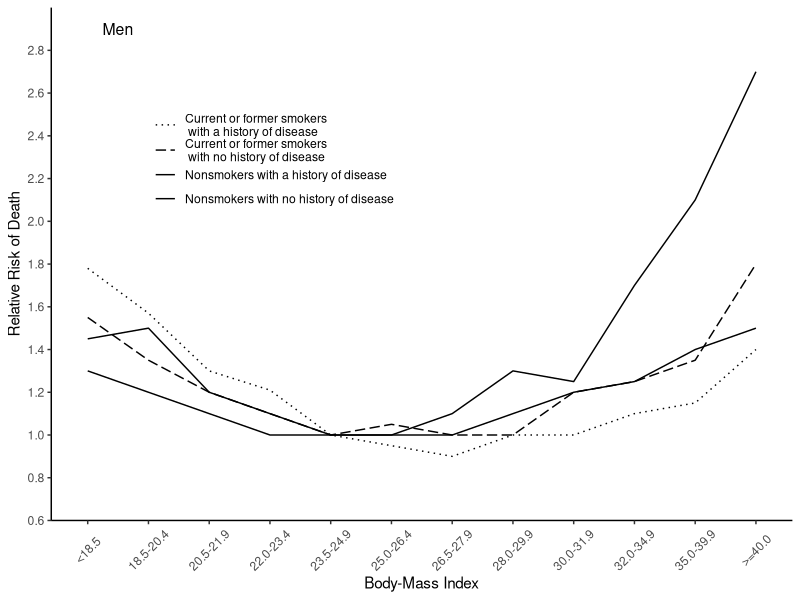
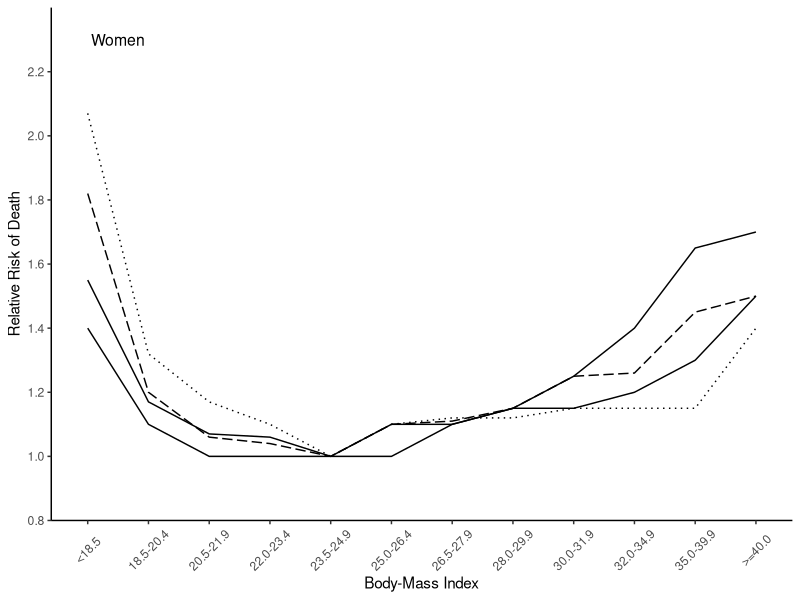

The R source for these figures, in order: (Note: this script raises an error after producing the figures.)
library(ggplot2)
library(reshape2)
library(gridExtra)

this_base <- "fig07-29_body-mass-data-comparing-panels"

bmi <- c("<18.5", "18.5-20.4", "20.5-21.9", "22.0-23.4", 
         "23.5-24.9", "25.0-26.4", "26.5-27.9", "28.0-29.9", 
         "30.0-31.9", "32.0-34.9", "35.0-39.9", ">=40.0")

my_data_men <- 
  data.frame(
    bmi = factor(bmi, bmi),
    cfs_hd = c(1.78, 1.57, 1.30, 1.21, 1.0, 0.95,
               0.90, 1.0, 1.0, 1.1, 1.15, 1.4),
    cfs_nhd = c(1.55, 1.35, 1.20, 1.1, 1.0, 1.05, 
                1.0, 1.0, 1.2, 1.25, 1.35, 1.8),
    ns_hd = c(1.45, 1.5, 1.2, 1.1, 1.0, 1.0, 1.0, 
              1.1, 1.2, 1.25, 1.4, 1.5),
    ns_nhd = c(1.3, 1.2, 1.1, 1.0, 1.0, 1.0, 1.1, 
               1.3, 1.25, 1.7, 2.1, 2.7))

my_data_women <- 
  data.frame(
    bmi = factor(bmi, bmi),
    cfs_hd = c(2.07, 1.32, 1.17, 1.1, 1.0, 1.1, 
               1.12, 1.12, 1.15, 1.15, 1.15, 1.4),
    cfs_nhd = c(1.82, 1.2, 1.06, 1.04, 1.0, 1.1, 
                1.11, 1.15, 1.25, 1.26, 1.45, 1.5),
    ns_hd = c(1.55, 1.17, 1.07, 1.06, 1.0, 1.1, 
              1.1, 1.15, 1.15, 1.2, 1.3, 1.5),
    ns_nhd = c(1.4, 1.1, 1.0, 1.0, 1.0, 1.0, 1.1, 
               1.15, 1.25, 1.4, 1.65, 1.7))

my_data_men_long <- melt(my_data_men, id = "bmi",
                         variable.name = "risk_grp", value.name = "rrod")
my_data_women_long <- melt(my_data_women, id = "bmi",
                           variable.name = "risk_grp", value.name = "rrod")

legend_labs = c("Current or former smokers\n with a history of disease",
                "Current or former smokers\n with no history of disease",
                "Nonsmokers with a history of disease",
                "Nonsmokers with no history of disease")

p1 <- ggplot(my_data_men_long, aes(x = bmi, y = rrod, group = risk_grp)) +
  geom_line(aes(linetype = risk_grp)) +
  annotate("text", x = 1.5, y = 2.9, size = 4, label = "Men") +
  scale_linetype_manual(values = c("dotted", "longdash", "solid", "solid"),
                        labels = legend_labs) + 
  scale_y_continuous(breaks = seq(0.6, 2.8, 0.2), limits = c(0.6, 3.0), 
                     expand = c(0, 0)) +
  labs(x = "Body-Mass Index", y = "Relative Risk of Death") +
  theme_classic() +
  theme(panel.grid.major = element_blank(),
        panel.grid.minor = element_blank(),
        plot.title = element_text(size = rel(1.5), face = "bold", vjust = 1.5),
        axis.text.x = element_text(angle = 45, vjust = 0.5),
        legend.position = c(0.3, 0.7), # relative to plot region
        legend.title = element_blank(),
        legend.key = element_blank())
p1

p2 <- ggplot(my_data_women_long, aes(x = bmi, y = rrod, group = risk_grp)) +
  geom_line(aes(linetype = risk_grp), show_guide = FALSE) +
  annotate("text", x = 1.5, y = 2.3, size = 4, label = "Women") +
  scale_linetype_manual(values = c("dotted", "longdash", "solid", "solid")) + 
  scale_y_continuous(breaks = seq(0.8, 2.2, 0.2), limits = c(0.8, 2.4), 
                     expand = c(0, 0)) +
  labs(x = "Body-Mass Index", y = "Relative Risk of Death") +
  theme_classic() +
  theme(panel.grid.major = element_blank(),
        panel.grid.minor = element_blank(),
        plot.title = element_text(size = rel(1.5), face = "bold", vjust = 1.5),
        axis.text.x = element_text(angle = 45, vjust = 0.5))
p2

# arrange plots together 
p3 <- arrangeGrob(p1, p2, nrow = 2,
                  main = textGrob("Fig 7.29 Body Mass Data: Comparing Panels", 
                                  just = "top", vjust = 0.75, 
                                  gp = gpar(fontsize = 14, lineheight = 1, 
                                            fontface = "bold")))

p3


ggsave(paste0(this_base, ".png"), p3, width = 6, height = 9)

## note: my_data is estimated
